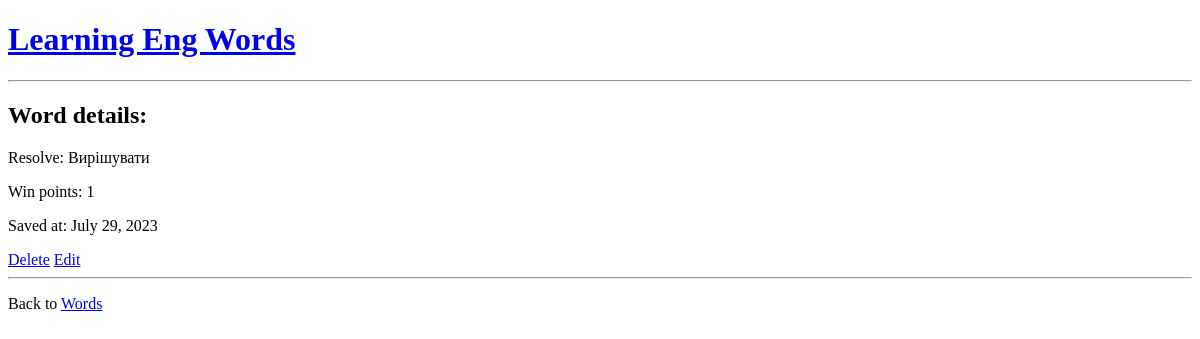
The page /mywords/details/6/ on the database as committed earlier.
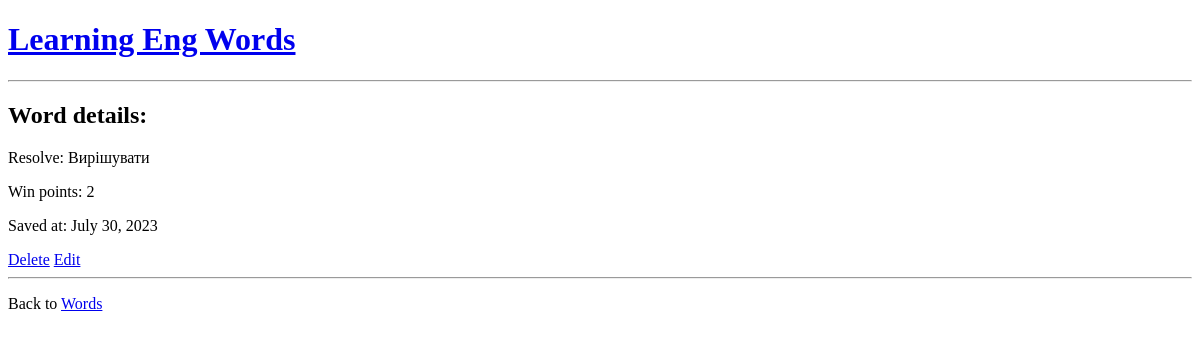
The same page on the database as committed later.
### base/models.py (models this page shows, shortened)
class Word(models.Model):
    eng_word = models.CharField(max_length=50, blank=False)
    translate_word = models.CharField(max_length=200, blank=False)
    date = models.DateField(auto_now=True)
    score = models.IntegerField(default=0)
    objects = models.Manager

### base/views.py (the view)
# urls.py: path('mywords/details/<int:id>/', views.details, name='details'),
def details(request, id):
    myword = Word.objects.get(id=id)
    template = loader.get_template('base/details.html')
    context = {
        'myword': myword,
    }
    return HttpResponse(template.render(context, request))

### base/templates/base/details.html (shortened to what this page needs)
{% extends "base/master.html" %}
{% block content %}
    <h1><a href="/ ">Learning Eng Words</a> </h1>
    <hr>
    <h2>Word details:</h2>
    <p>{{ myword.eng_word}}: {{ myword.translate_word }}</p>
    <p>Win points: {{ myword.score }} </p>
    <p>Saved at: {{ myword.date }}</p>
    <a href="{% url 'delete-word' myword.id %}">Delete</a>
    <a href="{% url 'update-word' myword.id %}">Edit</a>
    <hr>
    <p>Back to <a href="/mywords">Words</a></p>
{% endblock %}

Rows that differ between the two databases and show on the page:
changed Word "Resolve": score "1" → "2"; date "July 29, 2023" → "July 30, 2023"
